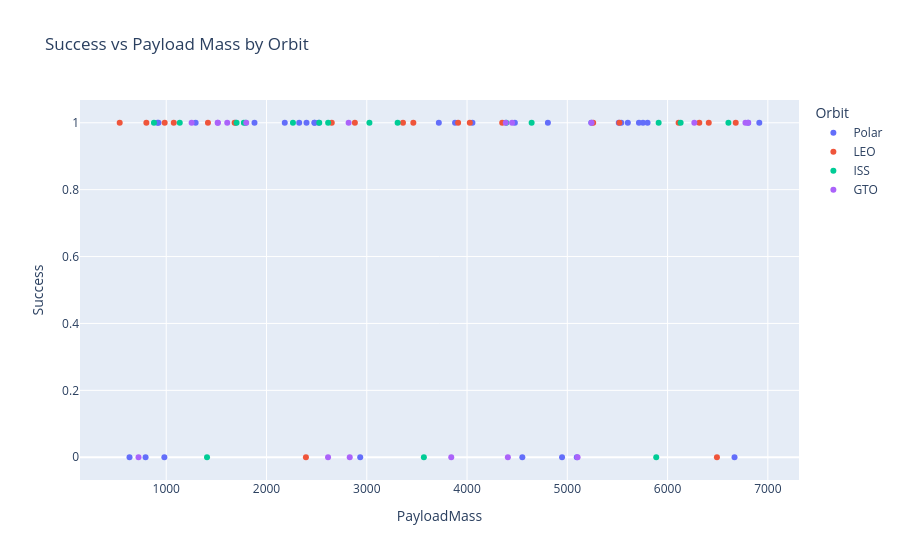
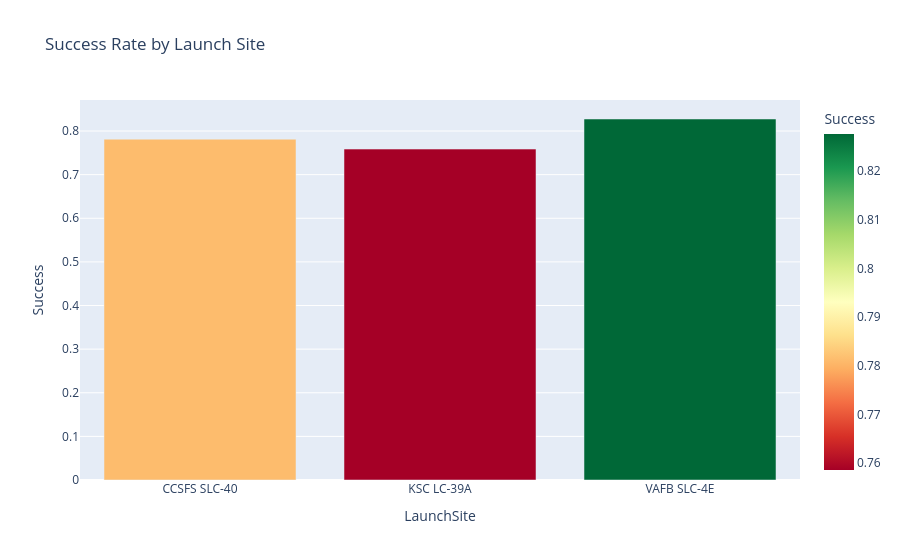

Notebook code for these charts, in order:
### Code cell
import plotly.express as px
import pandas as pd
import numpy as np

# Create data
np.random.seed(42)
df = pd.DataFrame({
    'PayloadMass': np.random.uniform(500, 7000, 90),
    'Success': np.random.choice([0,1], 90, p=[0.2,0.8]),
    'Orbit': np.random.choice(['LEO', 'ISS', 'GTO', 'Polar'], 90),
    'LaunchSite': np.random.choice(['KSC LC-39A', 'CCSFS SLC-40', 'VAFB SLC-4E'], 90)
})

# Scatter plot
fig1 = px.scatter(df, x='PayloadMass', y='Success', color='Orbit',
                  title='Success vs Payload Mass by Orbit')
fig1.show()

# Bar chart
site_summary = df.groupby('LaunchSite')['Success'].mean().reset_index()
fig2 = px.bar(site_summary, x='LaunchSite', y='Success',
              title='Success Rate by Launch Site',
              color='Success', color_continuous_scale='RdYlGn')
fig2.show()

### Figure 1 — Plotly figure (JSON) as saved in the notebook; plotly's stock layout.template omitted (floating-point values rounded to 4 significant figures)
{"data": [{"hovertemplate": "Orbit=Polar<br>PayloadMass=%{x}<br>Success=%{y}<extra></extra>", "legendgroup": "Polar", "marker": {"color": "#636efa", "symbol": "circle"}, "mode": "markers", "name": "Polar", "orientation": "v", "showlegend": true, "type": "scatter", "x": [2935.0, 633.8, 6804.0, 1880.0, 1692.0, 2478.0, 4477.0, 2399.0, 5604.0, 922.8, 6668.0, 5755.0, 2480.0, 4948.0, 1293.0, 3719.0, 2182.0, 4806.0, 3880.0, 4054.0, 5538.0, 794.0, 2326.0, 5714.0, 6915.0, 5800.0, 5095.0, 5239.0, 5513.0, 981.3, 4551.0, 913.1, 2521.0], "xaxis": "x", "y": [0, 0, 1, 1, 1, 1, 1, 1, 1, 1, 0, 1, 1, 0, 1, 1, 1, 1, 1, 1, 1, 0, 1, 1, 1, 1, 0, 1, 1, 0, 0, 1, 1], "yaxis": "y"}, {"hovertemplate": "Orbit=LEO<br>PayloadMass=%{x}<br>Success=%{y}<extra></extra>", "legendgroup": "LEO", "marker": {"color": "#EF553B", "symbol": "circle"}, "mode": "markers", "name": "LEO", "orientation": "v", "showlegend": true, "type": "scatter", "x": [6680.0, 5258.0, 1682.0, 3911.0, 2393.0, 2881.0, 3464.0, 4351.0, 801.9, 3361.0, 6411.0, 6316.0, 6492.0, 1075.0, 4028.0, 1416.0, 984.6, 5520.0, 535.9, 6110.0, 2651.0], "xaxis": "x", "y": [1, 1, 1, 1, 0, 1, 1, 1, 1, 1, 1, 1, 0, 1, 1, 1, 1, 1, 1, 1, 1], "yaxis": "y"}, {"hovertemplate": "Orbit=ISS<br>PayloadMass=%{x}<br>Success=%{y}<extra></extra>", "legendgroup": "ISS", "marker": {"color": "#00cc96", "symbol": "circle"}, "mode": "markers", "name": "ISS", "orientation": "v", "showlegend": true, "type": "scatter", "x": [4391.0, 877.5, 6130.0, 5911.0, 3308.0, 1407.0, 1135.0, 2526.0, 1702.0, 6607.0, 1774.0, 2615.0, 3026.0, 2264.0, 5887.0, 1792.0, 4644.0, 3569.0], "xaxis": "x", "y": [1, 1, 1, 1, 1, 0, 1, 1, 1, 1, 1, 1, 1, 1, 0, 1, 1, 0], "yaxis": "y"}, {"hovertemplate": "Orbit=GTO<br>PayloadMass=%{x}<br>Success=%{y}<extra></extra>", "legendgroup": "GTO", "marker": {"color": "#ab63fa", "symbol": "circle"}, "mode": "markers", "name": "GTO", "orientation": "v", "showlegend": true, "type": "scatter", "x": [1514.0, 1514.0, 4407.0, 5102.0, 1798.0, 3843.0, 4449.0, 1608.0, 6777.0, 723.5, 6802.0, 4386.0, 2819.0, 2830.0, 1253.0, 2614.0, 5242.0, 6267.0], "xaxis": "x", "y": [1, 1, 0, 0, 1, 0, 1, 1, 1, 0, 1, 1, 1, 0, 1, 0, 1, 1], "yaxis": "y"}], "layout": {"legend": {"title": {"text": "Orbit"}, "tracegroupgap": 0}, "title": {"text": "Success vs Payload Mass by Orbit"}, "xaxis": {"anchor": "y", "domain": [0, 1], "title": {"text": "PayloadMass"}}, "yaxis": {"anchor": "x", "domain": [0, 1], "title": {"text": "Success"}}}}

### Figure 2 — Plotly figure (JSON) as saved in the notebook; plotly's stock layout.template omitted (floating-point values rounded to 4 significant figures)
{"data": [{"hovertemplate": "LaunchSite=%{x}<br>Success=%{marker.color}<extra></extra>", "legendgroup": "", "marker": {"color": [0.7812, 0.7586, 0.8276], "coloraxis": "coloraxis", "pattern": {"shape": ""}}, "name": "", "orientation": "v", "showlegend": false, "textposition": "auto", "type": "bar", "x": ["CCSFS SLC-40", "KSC LC-39A", "VAFB SLC-4E"], "xaxis": "x", "y": [0.7812, 0.7586, 0.8276], "yaxis": "y"}], "layout": {"barmode": "relative", "coloraxis": {"colorbar": {"title": {"text": "Success"}}, "colorscale": [[0, "rgb(165,0,38)"], [0.1, "rgb(215,48,39)"], [0.2, "rgb(244,109,67)"], [0.3, "rgb(253,174,97)"], [0.4, "rgb(254,224,139)"], [0.5, "rgb(255,255,191)"], [0.6, "rgb(217,239,139)"], [0.7, "rgb(166,217,106)"], [0.8, "rgb(102,189,99)"], [0.9, "rgb(26,152,80)"], [1, "rgb(0,104,55)"]]}, "legend": {"tracegroupgap": 0}, "title": {"text": "Success Rate by Launch Site"}, "xaxis": {"anchor": "y", "domain": [0, 1], "title": {"text": "LaunchSite"}}, "yaxis": {"anchor": "x", "domain": [0, 1], "title": {"text": "Success"}}}}
